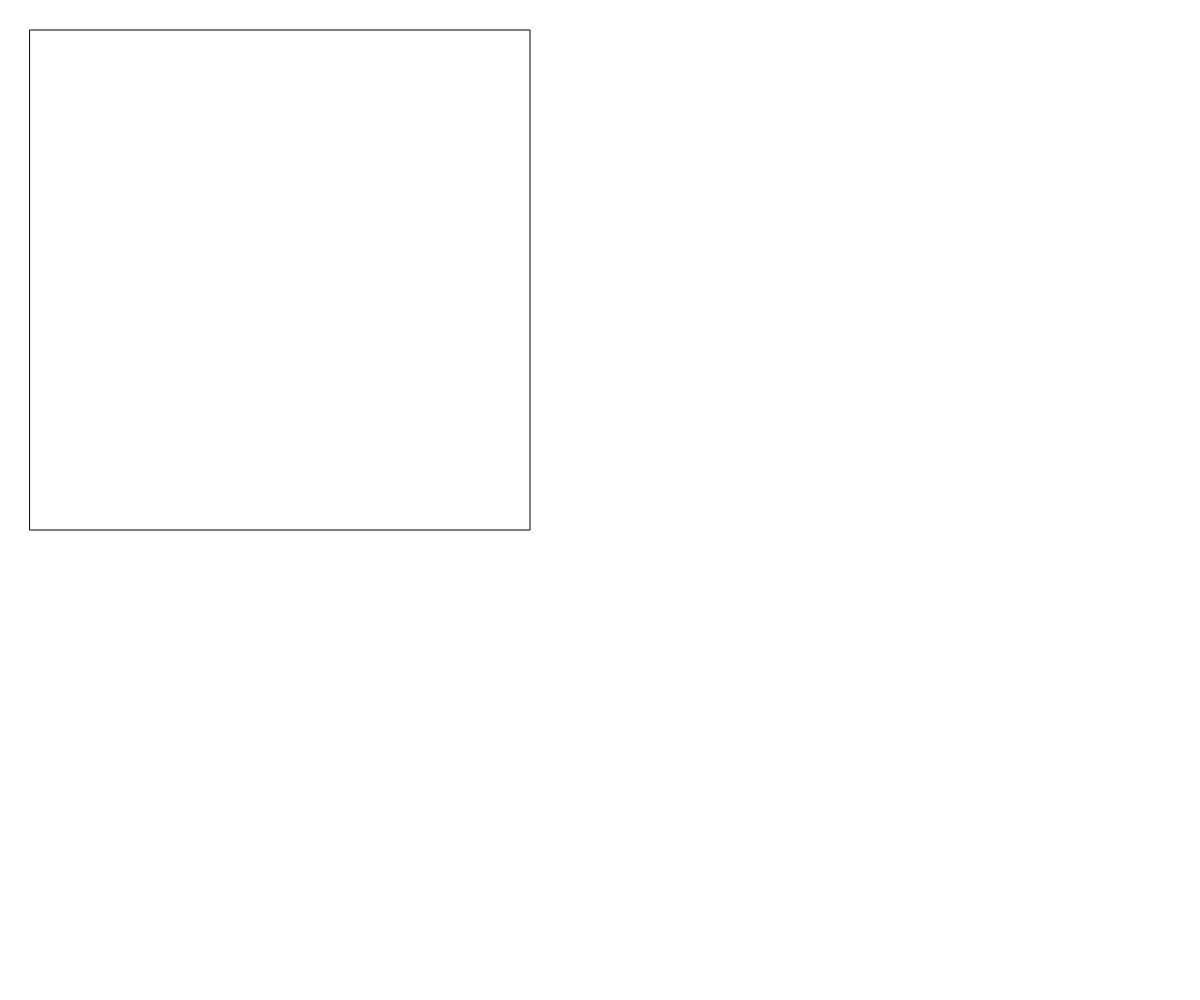
Frame 1 (no input)
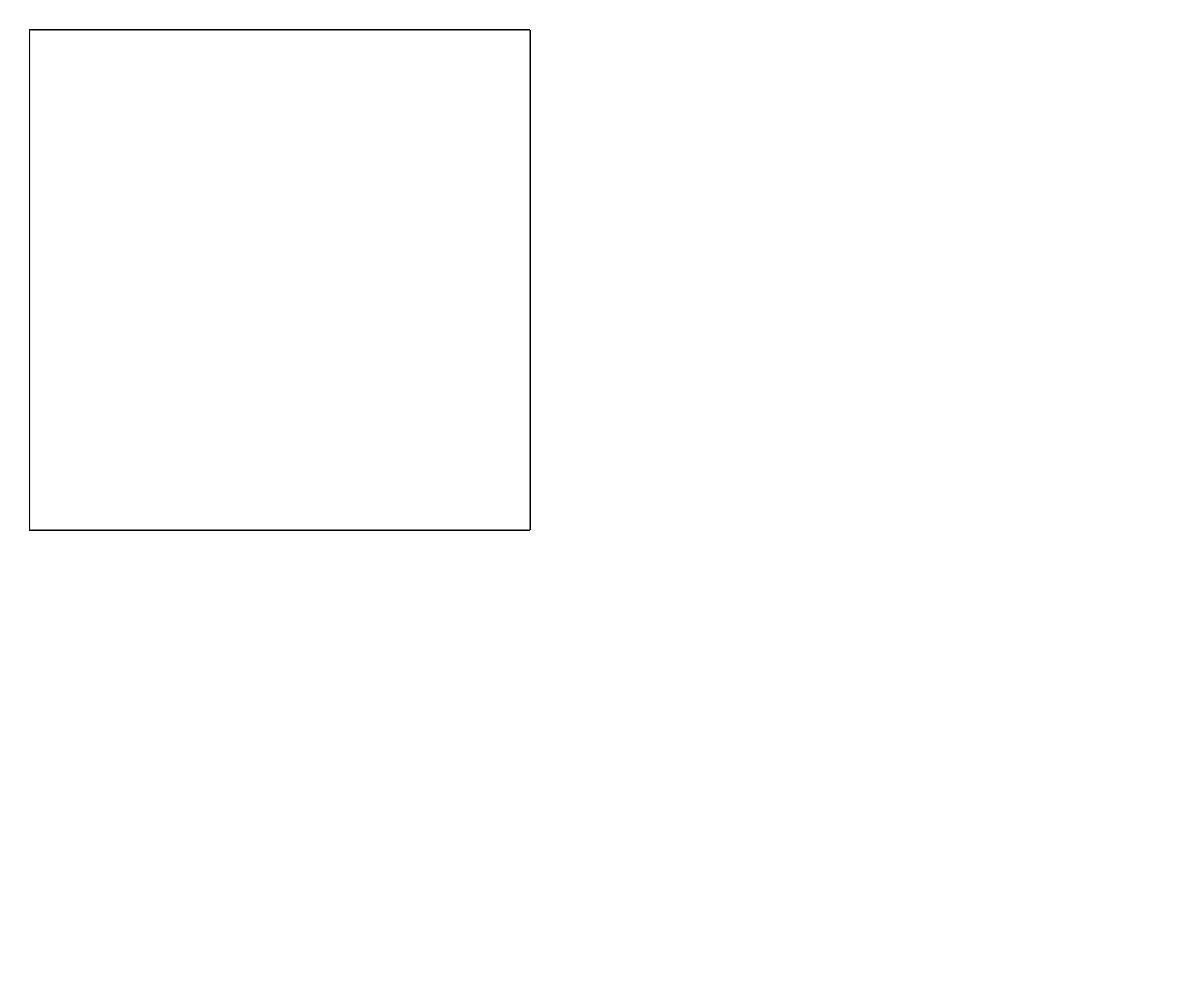
Frame 60 (no input)
Frame 120 (the mouse pressed at the canvas centre since frame 60): identical to frame 60, image omitted

The p5.js sketch that drew these frames (run headless with seeded random() and noise() and a simulated clock; from frame 60 on, the mouse is pressed at the canvas centre):

// p5.js sketch
// ── sketch.js
var angle = 0;

var isLoaded = false;

function preload() {

}

function windowResized() {
  resizeCanvas(windowWidth, windowHeight);
}

function setup() {
  createCanvas(windowWidth, windowHeight);
  isLoaded = true;
}

function draw() {
  
  if (isLoaded === true) {
    drawVideo();
  }else{
    drawLoading();
  }
}



function drawVideo() {
 rect(30,30,500,500);
}

function drawLoading() {
  background(252, 209, 255);
  translate(windowWidth / 2, windowHeight / 2);
  rotate(angle);
  strokeWeight(10);
  stroke(255, 0, 0);
  line(0, 0, 100, 100);
  angle += 0.1;
}
